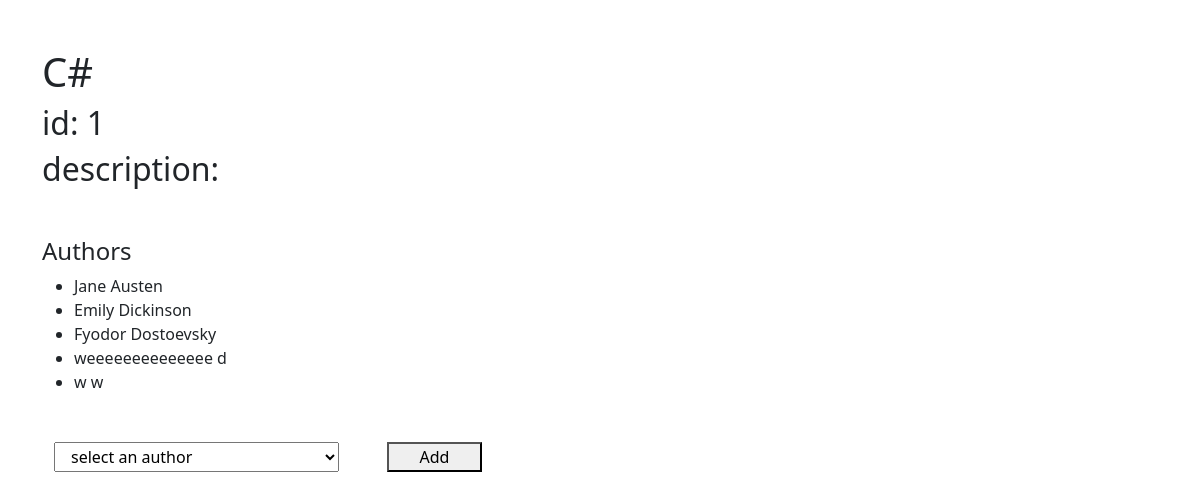
Screenshot of /book/1 with the database file from the repository.
### books_authors_app/models.py (models this page shows)
class Book(models.Model):
    title = models.CharField(max_length=255)
    desc=models.TextField()
    created_at = models.DateTimeField(auto_now_add=True)
    updated_at = models.DateTimeField(auto_now=True)

class Auther(models.Model):
    first_name = models.CharField(max_length=45)
    last_name=models.CharField(max_length=45)
    desc=models.TextField()
    notes=models.TextField(default="")
    books= models.ManyToManyField(Book, related_name="authers")
    created_at = models.DateTimeField(auto_now_add=True)
    updated_at = models.DateTimeField(auto_now=True)

### books_authors_app/views.py (the view)
# urls.py: path("book/<int:id>",views.book ,name='bdetail'),
def book(request,id):#render the book details
    book=Book.objects.get(id=id)#to get book by id
    authers = Auther.objects.exclude()
    context = {
    'book' : book,
    'author' : authers
    }
    return render(request,'book.html',context)

### books_authors_app/templates/book.html (shortened to what this page needs)
<!DOCTYPE html>
<html lang="en">
<head>
    <link href="https://cdn.jsdelivr.net/npm/bootstrap@5.2.0-beta1/dist/css/bootstrap.min.css" rel="stylesheet"
>
</head>
<body>
    <div class="container mx-auto mt-5">
        <h1> {{book.title}} </h1>
        <h2>id: <span>{{book.id}}</span></h2>
        <h2>description:</h2>
    </div>
    <div class="container">
        <div class="mt-5">
            <h4>Authors</h4>
            <ul>
                {% for a in book.authers.all %}
                <li>{{a.first_name}} {{a.last_name}}</li>
                {% endfor %}
            </ul>
            <form action="/bookToAuthor/{{book.id}}" method="post" class="row mt-5">
                <select name="author" id="" class="col-3 ms-4 me-5">
                    <option value="0" selected>select an author</option>
                </select>
                <button type="submit" class="btun col-1">Add</button>
            </form>
        </div>
    </div>
</body>
</html>

### rows the page displays
Book: title "C#", id "1"
Auther: first_name "Jane", last_name "Austen"
Auther: first_name "Emily", last_name "Dickinson"
Auther: first_name "Fyodor", last_name "Dostoevsky"
Auther: first_name "weeeeeeeeeeeeee", last_name "d"
Auther: first_name "w", last_name "w"
